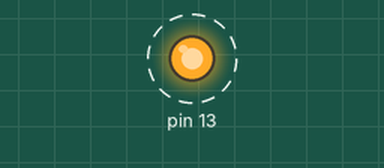
This sketch was run on a simulated Arduino Uno, built with avr-gcc and run on an emulated ATmega328P. Parts: output pins drawn as LEDs (lit = HIGH). Dashed ring = blinking.

Above: at 0.05 s.
Timing chart, 0 to 3.0 s (numbered marks = the images above):
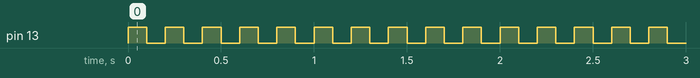

The sketch:

led_blink.ino
```cpp
void setup() {
  pinMode(13,OUTPUT);
  // put your setup code here, to run once:

}

void loop() {
  digitalWrite(13,1);
  delay(100);
  digitalWrite(13,0);
  delay(100);
  // put your main code here, to run repeatedly:

}
```

Measured:
- by itself, pin 13: alternates HIGH for 0.10 s and LOW for 0.10 s
